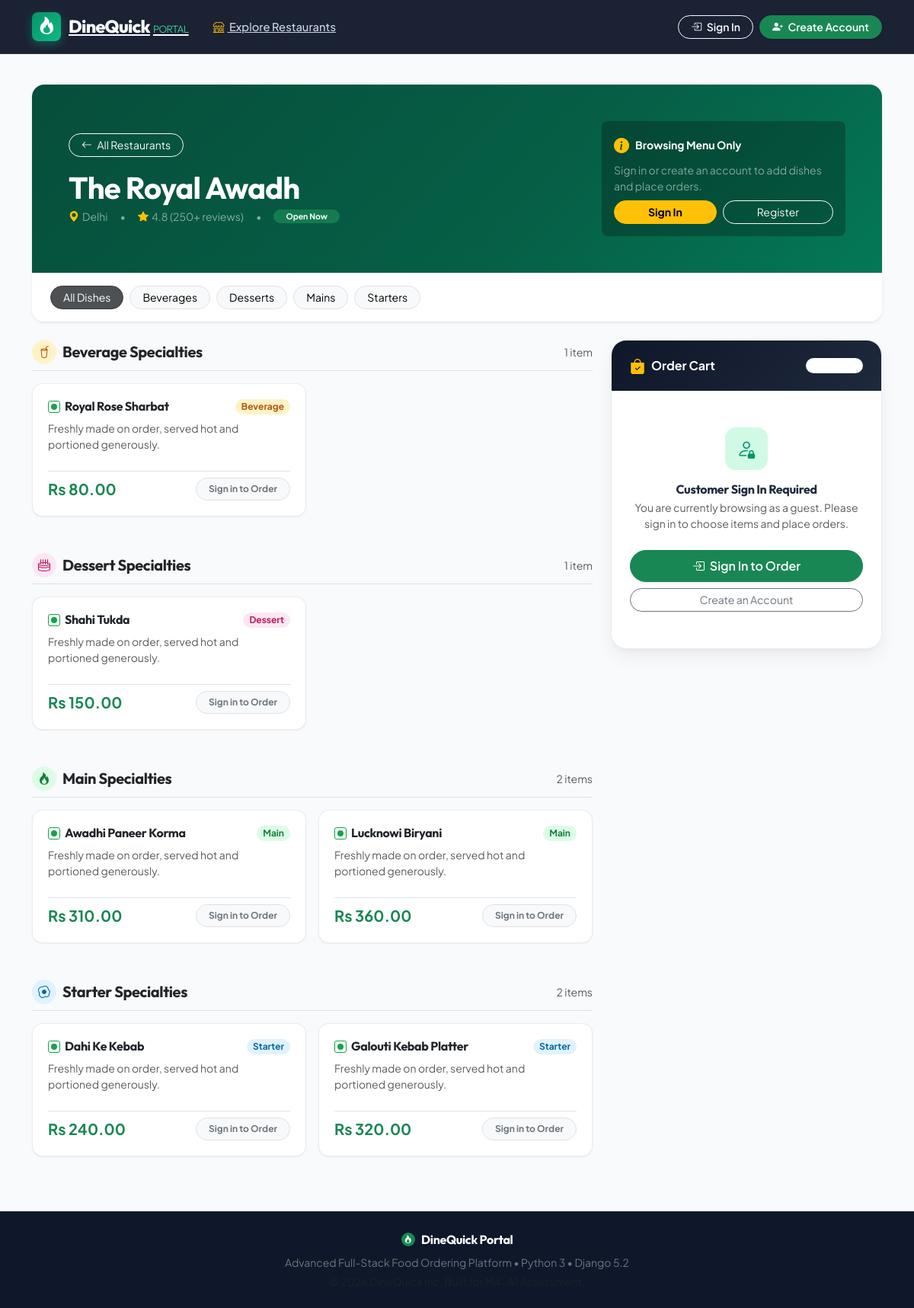
The app's page /restaurants/2/ with its own data.
### orders/models.py (models this page shows, shortened)
class Restaurant(models.Model):
    name = models.CharField(max_length=120)
    city = models.CharField(max_length=100)

class MenuItem(models.Model):
    class Category(models.TextChoices):
        STARTER = "Starter", "Starter"
        MAIN = "Main", "Main"
        DESSERT = "Dessert", "Dessert"
        BEVERAGE = "Beverage", "Beverage"
    restaurant = models.ForeignKey(Restaurant, on_delete=models.CASCADE, related_name="menu_items")
    name = models.CharField(max_length=100)
    price = models.DecimalField(max_digits=8, decimal_places=2)
    category = models.CharField(max_length=10, choices=Category.choices)
    available = models.BooleanField(default=True)

### orders/views.py (the view)
# urls.py: path("restaurants/<int:pk>/", views.restaurant_menu, name="restaurant-menu"),
def restaurant_menu(request, pk):
    restaurant = get_object_or_404(Restaurant, pk=pk)
    items = restaurant.menu_items.filter(available=True).order_by("category", "name")
    categorized_items = {}
    for item in items:
        categorized_items.setdefault(item.category, []).append(item)
    return render(
        request,
        "orders/menu.html",
        {
            "restaurant": restaurant,
            "items": items,
            "categorized_items": categorized_items,
        },
    )

### orders/templates/orders/menu.html (shortened to what this page needs)
{% extends "orders/base.html" %}
{% block content %}
<div class="card border-0 shadow-sm rounded-4 overflow-hidden mb-4">
  <div class="p-4 p-md-5" style="background: linear-gradient(135deg, #064e3b 0%, #065f46 60%, #047857 100%); color: white;">
    <div class="d-flex flex-wrap justify-content-between align-items-center gap-3">
      <div>
        <a href="{% url 'restaurant-list' %}" class="btn btn-sm btn-outline-light rounded-pill px-3 mb-3">
          <i class="bi bi-arrow-left me-1"></i> All Restaurants
        </a>
        <h1 class="display-6 fw-bold mb-1 text-white">{{ restaurant.name }}</h1>
        <div class="d-flex flex-wrap align-items-center gap-3 text-white-50 small">
          <span><i class="bi bi-geo-alt-fill text-warning me-1"></i>{{ restaurant.city }}</span>
          <span>&bull;</span>
          <span><i class="bi bi-star-fill text-warning me-1"></i>4.8 (250+ reviews)</span>
          <span>&bull;</span>
          <span class="badge bg-success bg-opacity-75 rounded-pill px-3 py-1">Open Now</span>
        </div>
      </div>
      {% if not user.is_authenticated %}
      <div class="card bg-black bg-opacity-25 border-0 rounded-3 p-3 text-white" style="max-width: 320px;">
        <div class="d-flex align-items-center gap-2 mb-2">
          <i class="bi bi-info-circle-fill text-warning fs-5"></i>
          <span class="fw-bold small">Browsing Menu Only</span>
        </div>
        <p class="small text-white-50 mb-2">Sign in or create an account to add dishes and place orders.</p>
        <div class="d-flex gap-2">
          <a href="{% url 'login' %}?next={{ request.path }}" class="btn btn-warning btn-sm fw-bold flex-grow-1 rounded-pill">Sign In</a>
          <a href="{% url 'register' %}?next={{ request.path }}" class="btn btn-outline-light btn-sm flex-grow-1 rounded-pill">Register</a>
        </div>
      </div>
      {% endif %}
    </div>
  </div>
  <div class="bg-white px-4 py-3 border-top d-flex gap-2 overflow-auto" id="categoryTabs">
    <a href="#all" class="btn btn-sm btn-dark rounded-pill px-3 active cat-pill" data-target="all">All Dishes</a>
    {% for category in categorized_items.keys %}
    <a href="#cat-{{ category|lower }}" class="btn btn-sm btn-light border rounded-pill px-3 cat-pill" data-target="cat-{{ category|lower }}">
      {{ category }}s
    </a>
    {% endfor %}
  </div>
</div>
  <div class="row g-4">
    <div class="col-lg-8">
      {% for category, cat_items in categorized_items.items %}
      <div class="category-section mb-5" id="cat-{{ category|lower }}">
        <div class="d-flex align-items-center gap-2 mb-3 pb-2 border-bottom">
          <span class="badge rounded-circle p-2 {% if category == 'Starter' %}dq-badge-starter{% elif category == 'Main' %}dq-badge-main{% elif category == 'Dessert' %}dq-badge-dessert{% else %}dq-badge-beverage{% endif %}">
            <i class="bi {% if category == 'Starter' %}bi-egg-fried{% elif category == 'Main' %}bi-fire{% elif category == 'Dessert' %}bi-cake2{% else %}bi-cup-straw{% endif %} fs-6"></i>
          </span>
          <h2 class="h5 fw-bold mb-0 text-dark">{{ category }} Specialties</h2>
          <span class="text-muted small ms-auto">{{ cat_items|length }} item{{ cat_items|length|pluralize }}</span>
        </div>
        <div class="row g-3">
          {% for item in cat_items %}
          <div class="col-md-6">
            <div class="dq-dish-card h-100 d-flex flex-column justify-content-between">
              <div>
                <div class="d-flex justify-content-between align-items-start mb-2">
                  <div class="d-flex align-items-center">
                    <span class="dq-veg-mark" title="Vegetarian item"></span>
                    <h3 class="h6 fw-bold mb-0 text-dark">{{ item.name }}</h3>
                  </div>
                  <span class="badge rounded-pill small px-2 py-1 {% if item.category == 'Starter' %}dq-badge-starter{% elif item.category == 'Main' %}dq-badge-main{% elif item.category == 'Dessert' %}dq-badge-dessert{% else %}dq-badge-beverage{% endif %}">
                    {{ item.category }}
                  </span>
                </div>
                <p class="text-muted small mb-3">Freshly made on order, served hot and portioned generously.</p>
              </div>
              <div class="pt-2 border-top d-flex justify-content-between align-items-center mt-2">
                <span class="fs-5 fw-bold text-success">Rs {{ item.price }}</span>
                {% if user.is_authenticated %}
                <div class="dq-qty-stepper shadow-sm">
                  <button type="button" class="dq-qty-btn minus-btn" aria-label="Decrease quantity">&minus;</button>
                  <input
                    type="number"
                    min="0"
                    max="50"
                    value="0"
                    id="qty_{{ item.pk }}"
                    name="qty_{{ item.pk }}"
                    class="dq-qty-input item-qty"
                    data-price="{{ item.price }}"
                    data-name="{{ item.name }}"
                    aria-label="Quantity for {{ item.name }}"
                    readonly
                  >
                  <button type="button" class="dq-qty-btn plus-btn" aria-label="Increase quantity">+</button>
                </div>
                {% else %}
                <span class="badge bg-light text-secondary border rounded-pill px-3 py-2 small">
                  Sign in to Order
                </span>
                {% endif %}
              </div>
            </div>
          </div>
          {% endfor %}
        </div>
      </div>
      {% empty %}
      <div class="card p-5 text-center border-0 shadow-sm rounded-4">
        <i class="bi bi-cup-hot text-muted display-4 mb-2"></i>
        <h3 class="h5 fw-bold">No menu items found</h3>
        <p class="text-muted small mb-0">This restaurant does not have any active dishes right now.</p>
      </div>
      {% endfor %}
    </div>
    <div class="col-lg-4">
      <div class="dq-cart-card sticky-top" style="top: 90px;">
        <div class="dq-cart-header d-flex justify-content-between align-items-center">
          <div class="d-flex align-items-center gap-2">
            <i class="bi bi-bag-check-fill text-warning fs-5"></i>
            <span class="fw-bold fs-6">Order Cart</span>
          </div>
          <span class="badge bg-white bg-opacity-20 text-white rounded-pill px-3 py-1 small" id="totalItemsBadge">
          </span>
        </div>
        <div class="p-4">
          {% if user.is_authenticated %}
          <div id="cartItemsList" class="mb-3" style="max-height: 280px; overflow-y: auto;">
            <div class="text-center py-4 text-muted small">
              <i class="bi bi-cart3 fs-1 text-black-50 d-block mb-2"></i>
              Your cart is empty.<br>Click <strong>+</strong> on any dish to add.
            </div>
          </div>
          <div class="border-top pt-3 mb-4">
            <div class="d-flex justify-content-between text-muted small mb-2">
              <span>Item Subtotal:</span>
              <span id="subtotalDisplay" class="fw-semibold text-dark">Rs 0.00</span>
            </div>
            <div class="d-flex justify-content-between text-muted small mb-2">
              <span>Delivery Fee:</span>
              <span class="text-success fw-semibold">FREE</span>
            </div>
            <hr class="my-2">
            <div class="d-flex justify-content-between align-items-center fs-5">
              <strong class="fw-bold text-dark">Total Payable:</strong>
              <strong id="totalPriceDisplay" class="fw-bold text-success">Rs 0.00</strong>
            </div>
          </div>
          <button type="submit" id="placeOrderBtn" class="dq-pulse-btn w-100 d-flex justify-content-center align-items-center gap-2" disabled>
            <i class="bi bi-bag-check-fill"></i>
            <span>Confirm &amp; Place Order</span>
          </button>
          <div class="text-center text-muted small mt-2">
            <i class="bi bi-shield-check me-1 text-success"></i> Instant order receipt &amp; email confirmation
          </div>
          {% else %}
          <div class="text-center py-4">
            <div class="dq-auth-icon mb-3">
              <i class="bi bi-person-lock"></i>
            </div>
            <h4 class="h6 fw-bold mb-1">Customer Sign In Required</h4>
            <p class="text-muted small mb-4">You are currently browsing as a guest. Please sign in to choose items and place orders.</p>
            <a href="{% url 'login' %}?next={{ request.path }}" class="btn btn-success w-100 rounded-pill py-2 fw-semibold mb-2 shadow-sm">
              <i class="bi bi-box-arrow-in-right me-1"></i> Sign In to Order
            </a>
            <a href="{% url 'register' %}?next={{ request.path }}" class="btn btn-outline-secondary btn-sm w-100 rounded-pill">
              Create an Account
            </a>
          </div>
          {% endif %}
        </div>
      </div>
    </div>
  </div>
{% endblock %}

### orders/static/orders/style.css (style rules this page uses)
:root { --dq-primary: #059669; --dq-primary-dark: #047857; --dq-primary-light: #d1fae5; --dq-accent: #f97316; --dq-accent-light: #ffedd5; --dq-dark: #0f172a; --dq-dark-surface: #1e293b; --dq-light-bg: #f8fafc; --dq-card-bg: #ffffff; --dq-text-main: #1e293b; --dq-text-muted: #64748b; --dq-border: rgba(148, 163, 184, 0.2); --dq-shadow-sm: 0 1px 3px 0 rgba(0, 0, 0, 0.05), 0 1px 2px -1px rgba(0, 0, 0, 0.05); --dq-shadow-md: 0 4px 6px -1px rgba(0, 0, 0, 0.07), 0 2px 4px -2px rgba(0, 0, 0, 0.05); --dq-shadow-lg: 0 10px 25px -3px rgba(0, 0, 0, 0.08), 0 4px 6px -4px rgba(0, 0, 0, 0.04); --dq-shadow-xl: 0 20px 25px -5px rgba(0, 0, 0, 0.1), 0 8px 10px -6px rgba(0, 0, 0, 0.06); --dq-radius-sm: 8px; --dq-radius-md: 14px; --dq-radius-lg: 20px; --dq-radius-full: 9999px; }
body { font-family: 'Plus Jakarta Sans', -apple-system, BlinkMacSystemFont, 'Segoe UI', Roboto, sans-serif; background-color: var(--dq-light-bg); color: var(--dq-text-main); min-height: 100vh; display: flex; flex-direction: column; -webkit-font-smoothing: antialiased; }
h1, h2, h3, h4, h5, h6, .brand-font { font-family: 'Outfit', sans-serif; letter-spacing: -0.02em; }
.dq-dish-card { background: var(--dq-card-bg); border: 1px solid var(--dq-border); border-radius: var(--dq-radius-md); padding: 20px; transition: all 0.2s ease; box-shadow: var(--dq-shadow-sm); }
.dq-badge-starter { background: #e0f2fe; color: #0369a1; }
.dq-badge-main { background: #dcfce7; color: #15803d; }
.dq-badge-dessert { background: #fce7f3; color: #be185d; }
.dq-badge-beverage { background: #fef3c7; color: #b45309; }
.dq-veg-mark { width: 16px; height: 16px; border: 1.5px solid #16a34a; border-radius: 3px; display: inline-flex; align-items: center; justify-content: center; margin-right: 6px; }
.dq-veg-mark::after { content: ''; width: 8px; height: 8px; background-color: #16a34a; border-radius: 50%; }
.dq-cart-card { background: var(--dq-card-bg); border: 1px solid var(--dq-border); border-radius: var(--dq-radius-lg); box-shadow: var(--dq-shadow-lg); overflow: hidden; }
.dq-cart-header { background: linear-gradient(135deg, #0f172a 0%, #1e293b 100%); color: #ffffff; padding: 18px 24px; }
.dq-auth-icon { width: 56px; height: 56px; background: var(--dq-primary-light); color: var(--dq-primary); display: flex; align-items: center; justify-content: center; border-radius: var(--dq-radius-md); margin: 0 auto 16px; font-size: 1.6rem; }

### records on screen
Restaurant: name "The Royal Awadh", city "Delhi"
MenuItem: keys "Beverage", category "Beverage", cat_items "1", name "Royal Rose Sharbat", price "80.00"
MenuItem: keys "Dessert", category "Dessert", cat_items "1", name "Shahi Tukda", price "150.00"
MenuItem: keys "Main", category "Main", cat_items "2", name "Awadhi Paneer Korma", price "310.00"
MenuItem: keys "Starter", category "Starter", cat_items "2", name "Dahi Ke Kebab", price "240.00"
MenuItem: name "Lucknowi Biryani", category "Main", price "360.00"
MenuItem: name "Galouti Kebab Platter", category "Starter", price "320.00"
